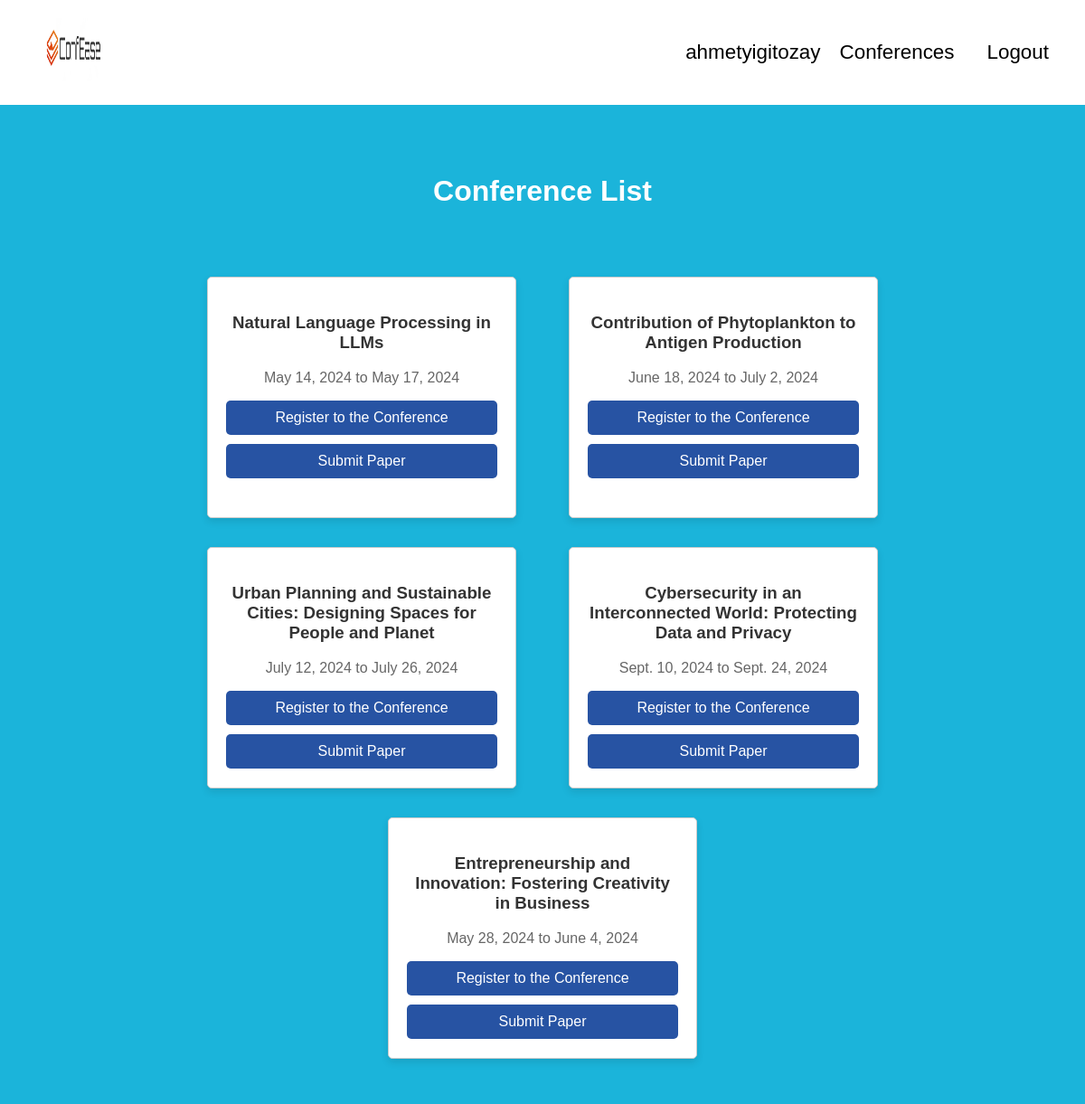
The app's page /conferences/ (signed in) with its own data.
### myapp/models.py (models this page shows)
class Conference(models.Model):
    title = models.CharField(max_length=100)
    start_date = models.DateField()
    end_date = models.DateField()

### myapp/views.py (the view)
# urls.py: path("conferences/", views.conference_list, name="conference_list"),
def conference_list(request):
    conferences = Conference.objects.all()
    return render(request, "conference_list.html", {"conferences": conferences})

### templates/conference_list.html (shortened to what this page needs)
<!DOCTYPE html>
<html lang="en">
  {%load static%}
  <head>
  </head>
  <body>
    <div class="navbar">
      <a href="{% url 'home' %}" class="logo">
        <img
          src="{% static 'iconfose2.png' %}"
          width="25%"
          height="70px"
          alt="Logo"
        />
      </a>
      <div class="navbar-links">
        {% if user.is_authenticated %}
        <span class="username"> {{ user.username }}</span>
        <a href="{% url 'conference_list' %}">Conferences</a>
        <a href="{% url 'logout' %}">Logout</a>
        {% else %}
        <a href="{% url 'conference_list' %}">Conferences</a>
        <a href="{% url 'register' %}">Register</a>
        <a href="{% url 'login' %}">Login</a>
        {% endif %}
      </div>
    </div>
    <h2
      style="
        text-align: center;
        padding-top: 50px;
        font-size: 2rem;
        color: #fff;
      "
    >
      Conference List
    </h2>
    <div class="content">
      {% for conference in conferences %}
      <div class="conference-card">
        <h3>{{ conference.title }}</h3>
        <p>{{ conference.start_date }} to {{ conference.end_date }}</p>
        {% if user.is_authenticated %}
        <ul>
          <li>
            <a href="{% url 'conference_detail' conference.id %}"
              >Register to the Conference</a
            >
          </li>
          <li><a href="{% url 'submit_paper' %}">Submit Paper</a></li>
        </ul>
        {% elif user.userprofile.role == 'Reviewer' %}
        <a href="{% url 'submit_review' conference.id %}">Submit Review</a>
        {% endif %}
      </div>
      {% endfor %}
    </div>
  </body>
</html>

### templates/conference_list.html (style rules this page uses)
body { font-family: Arial, sans-serif; margin: 0; padding: 0; background-color: #1bb4da; }
.navbar { background-color: #fff; overflow: hidden; display: flex; justify-content: space-around; align-items: center; padding: 10px 25px; }
.navbar-links { display: flex; align-items: center; margin-left: auto; }
.navbar a { color: #000; font-size: 1.4rem; text-decoration: none; transition: background-color 0.3s; margin-left: 6px; padding: 10px 15px; }
.navbar a.logo { margin-right: auto; margin-left: 10px; }
.content { text-align: center; background-color: #1bb4da; color: #fff; margin: 0 auto; padding: 50px 0; max-width: 800px; display: flex; flex-wrap: wrap; justify-content: center; margin-top: -2rem; }
.conference-card { width: 300px; height: 225px; background-color: #fff; border: 1px solid #ccc; margin: auto; margin-top: 2rem; padding: 20px; border-radius: 5px; box-shadow: 0 4px 8px rgba(0, 0, 0, 0.1); transition: transform 0.3s ease; }
.conference-card h3 { color: #333; }
.conference-card p { color: #666; }
.conference-card ul { padding: 0; list-style: none; }
.conference-card ul li { margin-bottom: 10px; }
.conference-card ul li a { display: block; background-color: #2753a3; color: #fff; text-decoration: none; padding: 10px; border-radius: 5px; transition: background-color 0.3s; }
.username { font-size: 1.4rem; display: inline-block; align-content: center; }

### records on screen
Conference: title "Natural Language Processing in LLMs", start_date "May 14, 2024", end_date "May 17, 2024"
Conference: title "Contribution of Phytoplankton to Antigen Production", start_date "June 18, 2024", end_date "July 2, 2024"
Conference: title "Urban Planning and Sustainable Cities: Designing Spaces for People and Planet", start_date "July 12, 2024", end_date "July 26, 2024"
Conference: title "Cybersecurity in an Interconnected World: Protecting Data and Privacy", start_date "Sept. 10, 2024", end_date "Sept. 24, 2024"
Conference: title "Entrepreneurship and Innovation: Fostering Creativity in Business", start_date "May 28, 2024", end_date "June 4, 2024"

### other values on screen
{{ user.username }} "ahmetyigitozay"
